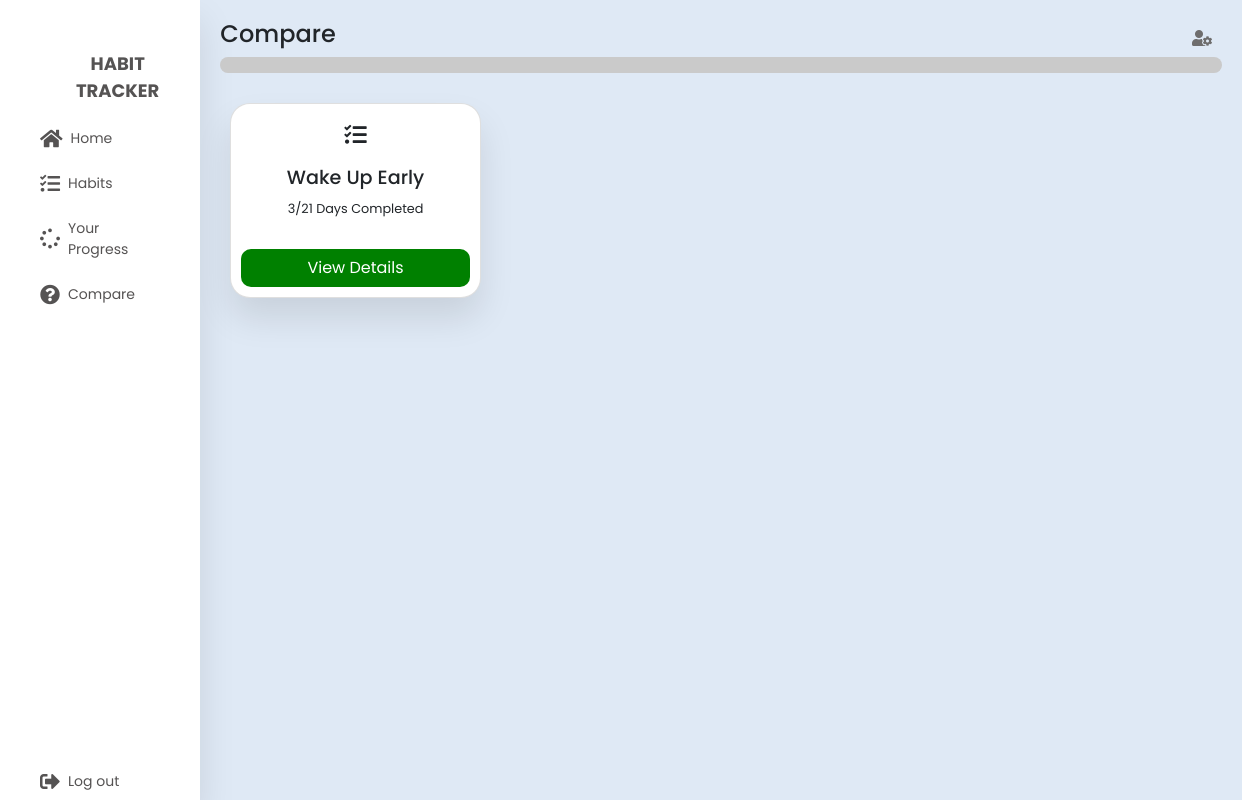
Before: /compare (signed in) with the older database file.
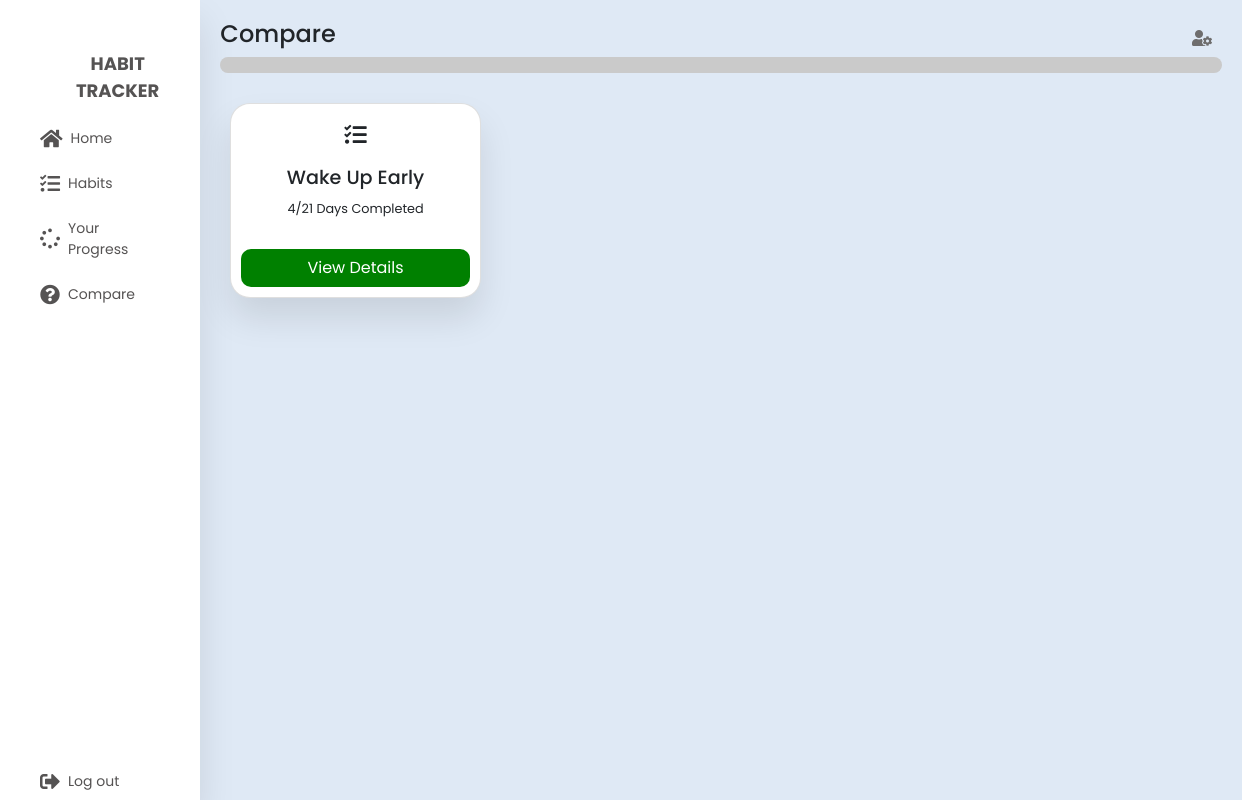
After: the same page with the newer database file.
### tables this page shows
CREATE TABLE day_progress (
        id INTEGER PRIMARY KEY AUTOINCREMENT,
        completed_days INTEGER NOT NULL DEFAULT 0,
        user_id INTEGER NOT NULL,
        habit_id INTEGER NOT NULL,
        created_at TIMESTAMP DEFAULT CURRENT_TIMESTAMP,
        updated_at TIMESTAMP,
        FOREIGN KEY (user_id) REFERENCES users(id),
        FOREIGN KEY (habit_id) REFERENCES habits(id)
    );

CREATE TABLE habits (
        id INTEGER PRIMARY KEY AUTOINCREMENT,
        title VARCHAR(250) NOT NULL,
        duration INTEGER NOT NULL,
        user_id INTEGER NOT NULL,
        created_at TIMESTAMP DEFAULT CURRENT_TIMESTAMP,
        updated_at TIMESTAMP,
        FOREIGN KEY (user_id) REFERENCES users(id)
    );

### server.py (the view)
@app.route("/compare")
def compare():
	if not is_logged_in():
		return redirect(url_for("loginPage"))
	tasks = get_habits_by_day_progress(int(get_login_session()))
	return render_template('compare.html', tasks=tasks);

### dbconnection.py (called while the page is built)
def get_db_connection():
    conn = sqlite3.connect('database.db')
    conn.row_factory = sqlite3.Row
    return conn

### server.py (called while the page is built)
def is_logged_in():
	if not session.get("user_id"):
		return False
	else:
		return True

def get_login_session():
	return session["user_id"]

### services/habits.py (called while the page is built)
def get_habits_by_day_progress(user_id=0):
    conn = dbconnection()
    habits = conn.execute("select habits.*, day_progress.completed_days from day_progress inner join habits on day_progress.habit_id=habits.id where day_progress.user_id=?",(user_id,)).fetchall()
    conn.commit()
    conn.close()
    return habits

### templates/compare.html (shortened to what this page needs)
{% with title='Compare | Habit Tracker' %} {% include "header.html" %} {%
endwith %}
<section class="main">
	<div class="main-top">
		<h1>Compare</h1>
		<i class="fas fa-user-cog"></i>
	</div>
	<center class="nodatacnt">
	</center>
	<section class="main-course">
		<div class="main-skills">
			{% block content %} {% for task in tasks %}
			<div class="card">
				<i class="fas fa-tasks"></i>
				<h3>{{task['title']}}</h3>
				<p>{{task['completed_days']}}/{{task['duration']}} Days completed</p>
				<button
					class="button"
					onclick="window.location.href
				=`/compare/{{task['id']}}`"
					style="background-color: green"
				>
					View Details
				</button>
			</div>
			{% endfor %} {% endblock %}
		</div>
	</section>
</section>
{% include 'footer.html' %}

Changed rows visible on the page:
changed day_progress "Wake Up Early": completed_days "3" → "4"
